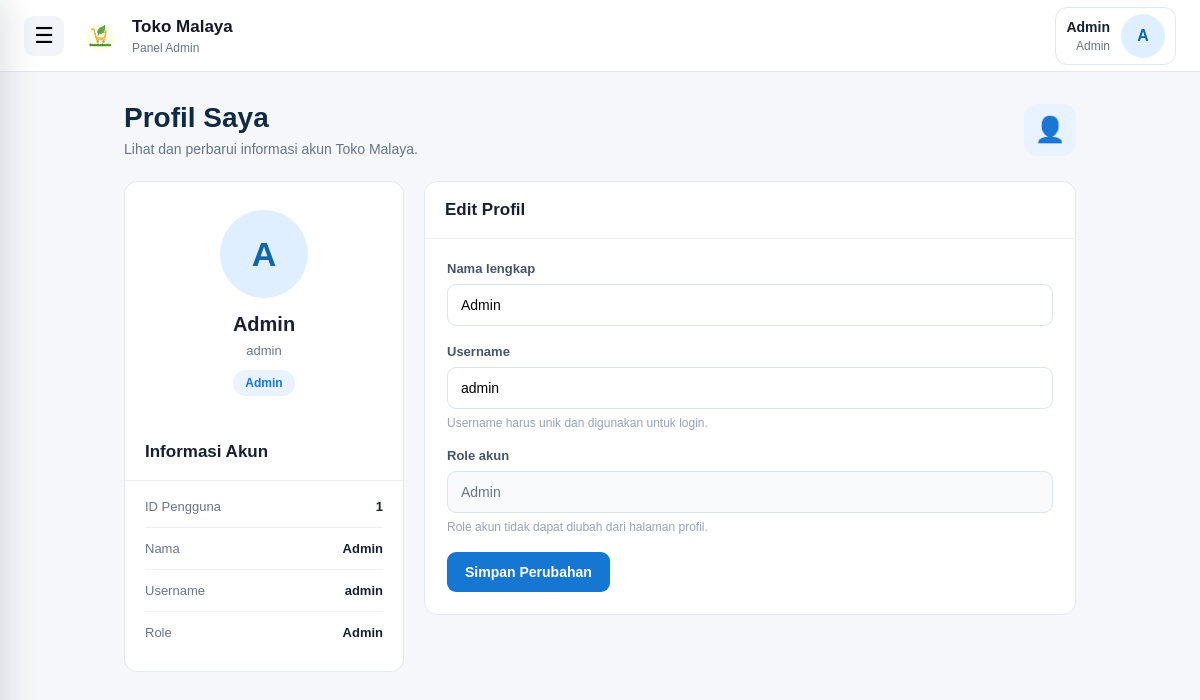
The app's page /admin/profil.php (signed in) with its own data.
### tables this page shows
CREATE TABLE `users` (
  `id_user` int(11) NOT NULL,
  `nama` varchar(100) NOT NULL,
  `email` varchar(150) NOT NULL,
  `username` varchar(50) NOT NULL,
  `password` varchar(255) NOT NULL,
  `role` enum('admin','kasir','pelanggan','karyawan') NOT NULL DEFAULT 'pelanggan',
  `foto_profil` varchar(255) DEFAULT NULL
);

### admin/profil.php (the view, shortened to what this page needs)
<?php
require_once __DIR__ . '/../config/database.php';
$role = $_SESSION['role'] ?? '';
$id_user = (int) $_SESSION['id_user'];
function e($v): string {
    return htmlspecialchars((string)$v, ENT_QUOTES, 'UTF-8');
}
$stmt = mysqli_prepare(
    $conn,
    "SELECT id_user, nama, username, role
     FROM users
     WHERE id_user = ?
     LIMIT 1"
);
mysqli_stmt_bind_param($stmt, 'i', $id_user);
mysqli_stmt_execute($stmt);
$result = mysqli_stmt_get_result($stmt);
$user = mysqli_fetch_assoc($result);
$nama = $user['nama'] ?? ($_SESSION['nama'] ?? 'Pengguna');
$role = $user['role'] ?? $role;
$inisial = strtoupper(mb_substr($nama, 0, 1));
?>
<!DOCTYPE html>
<html lang="id">
<head>
</head>
<body>
<header class="topbar">
    <div style="display:flex;align-items:center;gap:13px">
        <button class="hamburger" onclick="toggleMenu()" aria-label="Buka menu">☰</button>
        <a href="dashboard.php" class="brand">
            <img class="logo" src="../assets/SembakoKu (1).png" alt="Logo">
            <div class="brand-text"><strong>Toko Malaya</strong><small>Panel Admin</small></div>
        </a>
    </div>
    <div class="top-user">
        <div class="user-info"><strong><?= e($nama) ?></strong><small><?= e(ucfirst($role)) ?></small></div>
        <div class="avatar"><?= e($inisial) ?></div>
    </div>
</header>
<main class="main">
    <div class="page-head">
        <div>
            <h1>Profil Saya</h1>
            <p class="subtitle">Lihat dan perbarui informasi akun Toko Malaya.</p>
        </div>
        <div class="page-icon">👤</div>
    </div>
    <div class="profile-layout">
        <section class="panel">
            <div class="identity">
                <div class="big-avatar"><?= e($inisial) ?></div>
                <h2><?= e($nama) ?></h2>
                <p><?= e($user['username']) ?></p>
                <span class="role-pill"><?= e(ucfirst($role)) ?></span>
            </div>
            <div class="panel-head"><h2>Informasi Akun</h2></div>
            <div class="info-list">
                <div class="info-row"><span>ID Pengguna</span><strong><?= e($user['id_user']) ?></strong></div>
                <div class="info-row"><span>Nama</span><strong><?= e($nama) ?></strong></div>
                <div class="info-row"><span>Username</span><strong><?= e($user['username']) ?></strong></div>
                <div class="info-row"><span>Role</span><strong><?= e(ucfirst($role)) ?></strong></div>
            </div>
        </section>
        <section class="panel">
            <div class="panel-head"><h2>Edit Profil</h2></div>
            <div class="form-body">
                <form method="post" action="profil.php">
                    <div class="form-group">
                        <label for="nama">Nama lengkap</label>
                        <input type="text" id="nama" name="nama" maxlength="100" required value="<?= e($user['nama']) ?>">
                    </div>
                    <div class="form-group">
                        <label for="username">Username</label>
                        <input type="text" id="username" name="username" maxlength="100" required value="<?= e($user['username']) ?>">
                        <small>Username harus unik dan digunakan untuk login.</small>
                    </div>
                    <div class="form-group">
                        <label for="role">Role akun</label>
                        <input type="text" id="role" class="readonly" readonly value="<?= e(ucfirst($role)) ?>">
                        <small>Role akun tidak dapat diubah dari halaman profil.</small>
                    </div>
                    <button class="btn" type="submit">Simpan Perubahan</button>
                </form>
            </div>
        </section>
    </div>
</main>
</body>
</html>

### admin/profil.php (style rules this page uses)
* { box-sizing:border-box;margin:0;padding:0 }
body { font-family:Arial,sans-serif;background:#f5f7fb;color:#172033 }
a { text-decoration:none }
.drawer-brand,.brand,.top-user { display:flex;align-items:center;gap:11px }
.logo { width:44px;height:44px;object-fit:contain;border-radius:9px }
.brand-text,.user-info { display:flex;flex-direction:column;gap:4px }
.brand-text strong { font-size:17px }
.brand-text small,.user-info small { color:#64748b;font-size:12px }
.close,.hamburger { border:0;background:#f1f5f9;border-radius:9px;width:40px;height:40px;font-size:22px;cursor:pointer }
.avatar { width:44px;height:44px;border-radius:50%;background:#e0efff;color:#1265a7;display:grid;place-items:center;font-weight:bold;flex-shrink:0 }
.topbar { height:72px;background:#fff;border-bottom:1px solid #e5e7eb;display:flex;align-items:center;justify-content:space-between;padding:0 24px;position:sticky;top:0;z-index:900 }
.brand { color:#111827 }
.top-user { border:1px solid #e2e8f0;padding:6px 10px;border-radius:12px }
.user-info { text-align:right }
.user-info strong { font-size:14px }
.main { max-width:1000px;margin:auto;padding:30px 24px 50px }
.page-head { display:flex;justify-content:space-between;align-items:center;margin-bottom:24px;gap:15px }
h1 { font-size:28px;color:#102a43;margin-bottom:7px }
.subtitle { font-size:14px;color:#64748b }
.page-icon { width:52px;height:52px;border-radius:14px;background:#e8f3ff;display:grid;place-items:center;font-size:25px }
.profile-layout { display:grid;grid-template-columns:280px minmax(0,1fr);gap:20px;align-items:start }
.panel { background:#fff;border:1px solid #e3e9f1;border-radius:13px;overflow:hidden;margin-bottom:20px }
.panel-head { padding:18px 20px;border-bottom:1px solid #edf1f5 }
.panel-head h2 { font-size:17px }
.identity { padding:28px 20px;text-align:center }
.big-avatar { width:88px;height:88px;border-radius:50%;margin:0 auto 15px;background:#e0efff;color:#1265a7;display:grid;place-items:center;font-size:34px;font-weight:bold }
.identity h2 { font-size:20px;margin-bottom:7px;overflow-wrap:anywhere }
.identity p { font-size:13px;color:#64748b;margin-bottom:12px;overflow-wrap:anywhere }
.role-pill { display:inline-block;padding:6px 12px;background:#e8f3ff;color:#1677d2;border-radius:20px;font-size:12px;font-weight:bold }
.form-body { padding:22px }
.form-group { margin-bottom:18px }
.form-group label { display:block;font-size:13px;font-weight:bold;color:#475569;margin-bottom:8px }
.form-group input { width:100%;padding:12px 13px;border:1px solid #dbe4ee;border-radius:9px;font-size:14px;outline:none }
.form-group small { display:block;margin-top:7px;color:#94a3b8;font-size:12px }
.readonly { background:#f8fafc;color:#64748b }
.btn { display:inline-block;border:0;border-radius:9px;padding:12px 18px;background:#1677d2;color:#fff;font-size:14px;font-weight:bold;cursor:pointer }
.info-list { padding:5px 20px 18px }
.info-row { display:flex;justify-content:space-between;gap:12px;padding:13px 0;border-bottom:1px solid #edf1f5;font-size:13px }
.info-row:last-child { border-bottom:0 }
.info-row span { color:#64748b }
.info-row strong { text-align:right;overflow-wrap:anywhere }

### records on screen
users: nama "Admin", nama "A", username "admin", id_user "1"

### other values on screen
$role "Admin"
